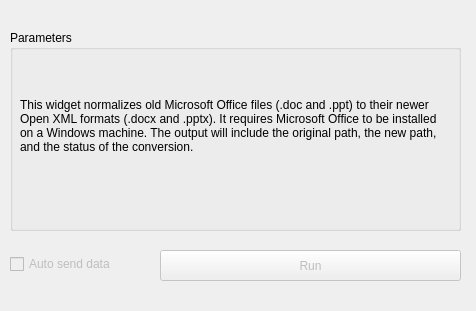
<?xml version="1.0" encoding="UTF-8"?>
<ui version="4.0">
 <class>Form</class>
 <widget class="QWidget" name="Form">
  <property name="geometry">
   <rect>
    <x>0</x>
    <y>0</y>
    <width>476</width>
    <height>311</height>
   </rect>
  </property>
  <property name="windowTitle">
   <string>Form</string>
  </property>
  <widget class="QGroupBox" name="groupBox">
   <property name="geometry">
    <rect>
     <x>10</x>
     <y>30</y>
     <width>451</width>
     <height>201</height>
    </rect>
   </property>
   <property name="title">
    <string>Parameters</string>
   </property>
   <widget class="QLabel" name="Description">
    <property name="geometry">
     <rect>
      <x>10</x>
      <y>20</y>
      <width>431</width>
      <height>151</height>
     </rect>
    </property>
    <property name="text">
     <string>This widget normalizes old Microsoft Office files (.doc and .ppt) to their newer Open XML formats (.docx and .pptx). It requires Microsoft Office to be installed on a Windows machine. The output will include the original path, the new path, and the status of the conversion.</string>
    </property>
    <property name="textFormat">
     <enum>Qt::AutoText</enum>
    </property>
    <property name="alignment">
     <set>Qt::AlignLeading|Qt::AlignLeft|Qt::AlignVCenter</set>
    </property>
    <property name="wordWrap">
     <bool>true</bool>
    </property>
   </widget>
  </widget>
  <widget class="QCheckBox" name="checkBox_send">
   <property name="enabled">
    <bool>false</bool>
   </property>
   <property name="geometry">
    <rect>
     <x>10</x>
     <y>256</y>
     <width>131</width>
     <height>16</height>
    </rect>
   </property>
   <property name="text">
    <string>Auto send data</string>
   </property>
  </widget>
  <widget class="QPushButton" name="pushButton_send">
   <property name="enabled">
    <bool>false</bool>
   </property>
   <property name="geometry">
    <rect>
     <x>160</x>
     <y>250</y>
     <width>301</width>
     <height>31</height>
    </rect>
   </property>
   <property name="text">
    <string>Run</string>
   </property>
  </widget>
 </widget>
 <resources/>
 <connections/>
</ui>
